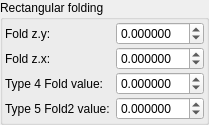
    <widget class="QGroupBox" name="groupBox_2">
     <property name="title">
      <string>Rectangular folding</string>
     </property>
     <layout class="QVBoxLayout" name="verticalLayout_5">
      <property name="leftMargin">
       <number>2</number>
      </property>
      <property name="topMargin">
       <number>2</number>
      </property>
      <property name="rightMargin">
       <number>2</number>
      </property>
      <property name="bottomMargin">
       <number>2</number>
      </property>
      <item>
       <layout class="QGridLayout" name="gridLayout_7" columnstretch="0,2">
        <property name="verticalSpacing">
         <number>2</number>
        </property>
        <item row="1" column="1">
         <widget class="MyDoubleSpinBox" name="spinbox3_transf_addition_constant_111_x">
          <property name="sizePolicy">
           <sizepolicy hsizetype="Minimum" vsizetype="Maximum">
            <horstretch>0</horstretch>
            <verstretch>0</verstretch>
           </sizepolicy>
          </property>
          <property name="prefix">
           <string/>
          </property>
          <property name="decimals">
           <number>6</number>
          </property>
          <property name="minimum">
           <double>-99.989999999999995</double>
          </property>
          <property name="singleStep">
           <double>0.100000000000000</double>
          </property>
         </widget>
        </item>
        <item row="0" column="0">
         <widget class="QLabel" name="label_106">
          <property name="text">
           <string>Fold z.y:</string>
          </property>
         </widget>
        </item>
        <item row="1" column="0">
         <widget class="QLabel" name="label_105">
          <property name="text">
           <string>Fold z.x:</string>
          </property>
         </widget>
        </item>
        <item row="2" column="1">
         <widget class="MyDoubleSpinBox" name="spinbox_mandelbox_folding_value">
          <property name="sizePolicy">
           <sizepolicy hsizetype="Minimum" vsizetype="Maximum">
            <horstretch>0</horstretch>
            <verstretch>0</verstretch>
           </sizepolicy>
          </property>
          <property name="prefix">
           <string/>
          </property>
          <property name="decimals">
           <number>6</number>
          </property>
          <property name="minimum">
           <double>-99.989999999999995</double>
          </property>
          <property name="singleStep">
           <double>0.100000000000000</double>
          </property>
         </widget>
        </item>
        <item row="2" column="0">
         <widget class="QLabel" name="label_9">
          <property name="text">
           <string>Type 4 Fold value:</string>
          </property>
         </widget>
        </item>
        <item row="0" column="1">
         <widget class="MyDoubleSpinBox" name="spinbox3_transf_addition_constant_111_y">
          <property name="sizePolicy">
           <sizepolicy hsizetype="Minimum" vsizetype="Maximum">
            <horstretch>0</horstretch>
            <verstretch>0</verstretch>
           </sizepolicy>
          </property>
          <property name="decimals">
           <number>6</number>
          </property>
          <property name="minimum">
           <double>-99.989999999999995</double>
          </property>
          <property name="maximum">
           <double>99.989999999999995</double>
          </property>
          <property name="singleStep">
           <double>0.100000000000000</double>
          </property>
         </widget>
        </item>
        <item row="3" column="0">
         <widget class="QLabel" name="label_11">
          <property name="text">
           <string>Type 5 Fold2 value:</string>
          </property>
         </widget>
        </item>
        <item row="3" column="1">
         <widget class="MyDoubleSpinBox" name="spinbox_transf_offset_2">
          <property name="sizePolicy">
           <sizepolicy hsizetype="Minimum" vsizetype="Maximum">
            <horstretch>0</horstretch>
            <verstretch>0</verstretch>
           </sizepolicy>
          </property>
          <property name="prefix">
           <string/>
          </property>
          <property name="decimals">
           <number>6</number>
          </property>
          <property name="minimum">
           <double>-99.989999999999995</double>
          </property>
          <property name="singleStep">
           <double>0.100000000000000</double>
          </property>
         </widget>
        </item>
       </layout>
      </item>
     </layout>
    </widget>
